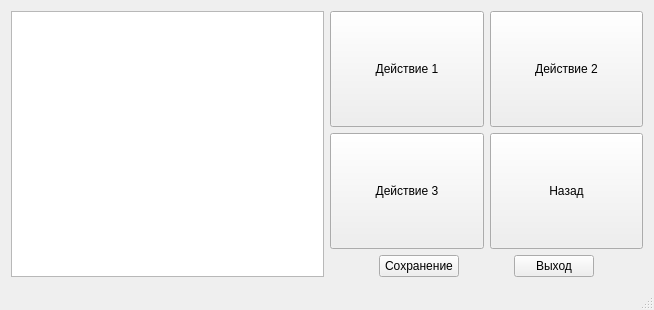
<?xml version="1.0" encoding="UTF-8"?>
<ui version="4.0">
 <class>Game</class>
 <widget class="QMainWindow" name="Game">
  <property name="geometry">
   <rect>
    <x>0</x>
    <y>0</y>
    <width>654</width>
    <height>310</height>
   </rect>
  </property>
  <property name="contextMenuPolicy">
   <enum>Qt::DefaultContextMenu</enum>
  </property>
  <property name="windowTitle">
   <string>Текстовый квест</string>
  </property>
  <property name="tabShape">
   <enum>QTabWidget::Rounded</enum>
  </property>
  <widget class="QWidget" name="centralWidget">
   <layout class="QVBoxLayout" name="verticalLayout_2">
    <item>
     <layout class="QHBoxLayout" name="horizontalLayout_2">
      <item>
       <widget class="QTextBrowser" name="textBrowser">
        <property name="sizePolicy">
         <sizepolicy hsizetype="Expanding" vsizetype="Expanding">
          <horstretch>0</horstretch>
          <verstretch>0</verstretch>
         </sizepolicy>
        </property>
       </widget>
      </item>
      <item>
       <layout class="QVBoxLayout" name="verticalLayout">
        <item>
         <layout class="QGridLayout" name="gridLayout">
          <item row="1" column="0">
           <widget class="QPushButton" name="action3">
            <property name="sizePolicy">
             <sizepolicy hsizetype="Expanding" vsizetype="Expanding">
              <horstretch>0</horstretch>
              <verstretch>0</verstretch>
             </sizepolicy>
            </property>
            <property name="text">
             <string>Действие 3</string>
            </property>
           </widget>
          </item>
          <item row="0" column="0">
           <widget class="QPushButton" name="action1">
            <property name="sizePolicy">
             <sizepolicy hsizetype="Expanding" vsizetype="Expanding">
              <horstretch>0</horstretch>
              <verstretch>0</verstretch>
             </sizepolicy>
            </property>
            <property name="layoutDirection">
             <enum>Qt::LeftToRight</enum>
            </property>
            <property name="text">
             <string>Действие 1</string>
            </property>
            <property name="checkable">
             <bool>false</bool>
            </property>
            <property name="checked">
             <bool>false</bool>
            </property>
            <property name="autoDefault">
             <bool>false</bool>
            </property>
            <property name="default">
             <bool>false</bool>
            </property>
            <property name="flat">
             <bool>false</bool>
            </property>
           </widget>
          </item>
          <item row="0" column="1">
           <widget class="QPushButton" name="action2">
            <property name="sizePolicy">
             <sizepolicy hsizetype="Expanding" vsizetype="Expanding">
              <horstretch>0</horstretch>
              <verstretch>0</verstretch>
             </sizepolicy>
            </property>
            <property name="text">
             <string>Действие 2</string>
            </property>
            <property name="checkable">
             <bool>false</bool>
            </property>
           </widget>
          </item>
          <item row="1" column="1">
           <widget class="QPushButton" name="action4">
            <property name="sizePolicy">
             <sizepolicy hsizetype="Expanding" vsizetype="Expanding">
              <horstretch>0</horstretch>
              <verstretch>0</verstretch>
             </sizepolicy>
            </property>
            <property name="text">
             <string>Назад</string>
            </property>
           </widget>
          </item>
         </layout>
        </item>
        <item>
         <layout class="QHBoxLayout" name="horizontalLayout">
          <item>
           <widget class="QPushButton" name="save_button">
            <property name="sizePolicy">
             <sizepolicy hsizetype="Fixed" vsizetype="Fixed">
              <horstretch>0</horstretch>
              <verstretch>0</verstretch>
             </sizepolicy>
            </property>
            <property name="text">
             <string>Сохранение</string>
            </property>
           </widget>
          </item>
          <item>
           <widget class="QPushButton" name="exit_button">
            <property name="sizePolicy">
             <sizepolicy hsizetype="Fixed" vsizetype="Fixed">
              <horstretch>0</horstretch>
              <verstretch>0</verstretch>
             </sizepolicy>
            </property>
            <property name="whatsThis">
             <string>&lt;html&gt;&lt;head/&gt;&lt;body&gt;&lt;p&gt;&lt;br/&gt;&lt;/p&gt;&lt;/body&gt;&lt;/html&gt;</string>
            </property>
            <property name="text">
             <string>Выход</string>
            </property>
           </widget>
          </item>
         </layout>
        </item>
       </layout>
      </item>
     </layout>
    </item>
   </layout>
  </widget>
  <widget class="QStatusBar" name="statusBar"/>
 </widget>
 <layoutdefault spacing="6" margin="11"/>
 <resources/>
 <connections/>
</ui>
